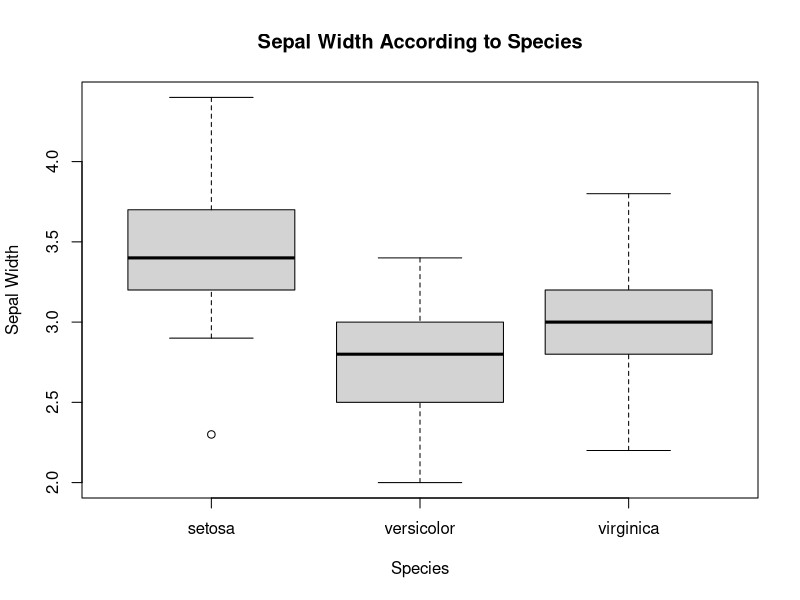

This figure's R source:
#Assignment 2
#Intro to R & Statistical Programming
#Please label the file with your name and upload to blackboard. 

#Name: Salma Elsayed-Ali


#Directions:
#Fill out this short assignment using your own knowledge. 
#Please feel free to consult our lecture notes and code or ask us for help.    


#Question 1
#Using the iris dataset create a boxplot visualizing Sepal width according to species. 
#Be sure and include axis labels and a title  
#summary(iris$Species)
boxplot(Sepal.Width ~ Species, data = iris, 
        main = "Sepal Width According to Species",
        xlab = "Species", ylab= "Sepal Width")

#Question 2 
#Using the iris dataset create a new variable for the ratio between Petal Length and Petal width 
#and provide the 5 figure summary for your new variable.
iris$length_width <- iris$Petal.Length / iris$Petal.Width
summary(iris$length_width)

#Question 3
#Using an if else statement write a code chunk that prints if a number is odd or even and test it.
#Using modular arithmetic/modulo
num <- c(0,1,2,3,4,9000)
ifelse((num %% 2 == 0), "Even", "Odd")

#Question 4
#Using a for loop write a code block that prints 1 to 20 advancing by one each time and then 
#back down from 20 to 1. The output should look something like this...

# [1] 1
# [1] 1 2
# [1] 1 2 3
# ...
# [1] 1 2 3
# [1] 1 2
# [1] 1
codeblock <- {
  for (num in 1:20)
  {
    for (num2 in 1:num)
    {
      cat("",num2)
    }
    cat("\n")
  }
  for (num in 20:1)
  {
    for (num2 in num:1)
    {
      cat("",num2)
    }
    cat("\n")
  }
}



for(i in c(1:39)){
  ifelse(i <= 20, print(1:i),print(1:(40-i)))
}